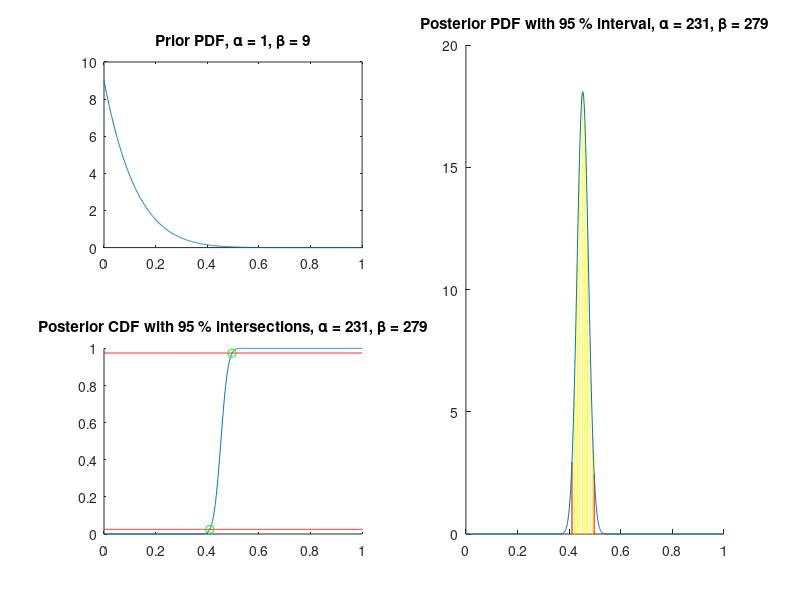

Source code (MATLAB):
% sample size
x = 0:0.001:1;

% alpha/beta prior from sheet, derived posterior values
alphaPrior = 1; alphaPosterior = 231;
betaPrior  = 9; betaPosterior  = 279;

% distributions
yPriorPDF     = betapdf(x,alphaPrior,betaPrior);
yPosteriorPDF = betapdf(x,alphaPosterior,betaPosterior);
yPosteriorCDF = betacdf(x,alphaPosterior,betaPosterior);

% 95 % threshold
yHigh(1:size(x,2)) = 0.975;
yLow(1:size(x,2)) = 0.025;

% epsilon threshold
epsilon = size(x,2)/1000;

% find intersection x-indices for the 95% interval
intersectionHigh = ceil(betainv(yHigh(1), alphaPosterior, betaPosterior)...
                        * size(x,2));
intersectionLow  = ceil(betainv(yLow(1),  alphaPosterior, betaPosterior)...
                        * size(x,2));
subplot(2,2,1);
    % plot prior
    plot(x, yPriorPDF);
    title(['Prior PDF, \alpha = ' num2str(alphaPrior)...
           ', \beta = ' num2str(betaPrior)]);
subplot(2,2,3);
    hold on;    
    % plot posterior cdf
    plot(x, yPosteriorCDF);
    % plot 95% lines
    plot(x, yHigh, '-r');
    plot(x, yLow, '-r');
    % mark intersections
    plot(x(intersectionHigh), yPosteriorCDF(intersectionHigh), 'og');
    plot(x(intersectionLow), yPosteriorCDF(intersectionLow), 'og');
    title(['Posterior CDF with 95 % intersections, \alpha = '...
           num2str(alphaPosterior) ', \beta = ' num2str(betaPosterior)]);
    hold off;
subplot(2,2,[2 4]);
    hold on;
    % find indices for 95% interval
    indexHigh = find(x - x(intersectionHigh) < epsilon...
                   & x - x(intersectionHigh) > 0, 1);
    indexLow  = find(x - x(intersectionLow)  < epsilon...
                   & x - x(intersectionLow) > 0, 1);
    
    % draw area below the pdf
    for i = indexLow : floor(size(x,2)/100) : indexHigh
        plot([x(i) x(i)], [0 yPosteriorPDF(i)], '-y');
    end    
    % draw borders of the area
    plot([x(indexLow)  x(indexLow)],  [0 yPosteriorPDF(indexLow)],  '-r');
    plot([x(indexHigh) x(indexHigh)], [0 yPosteriorPDF(indexHigh)], '-r');
    
    % plot pdf
    plot(x, yPosteriorPDF);
    title(['Posterior PDF with 95 % interval, \alpha = '...
           num2str(alphaPosterior) ', \beta = ' num2str(betaPosterior)]);
    hold off;